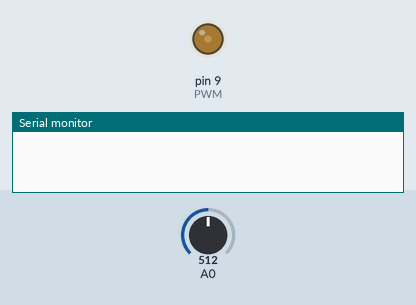
Bench run of a sketch on a simulated Arduino Uno, built with avr-gcc and run on an emulated ATmega328P. On the bench: output pins drawn as LEDs (lit = HIGH), the last lines printed to the serial monitor. Inputs (shaded band) come from the test bench; at power-on: A0 = 512.

Above: at 0.05 s.
At 2.0 s:
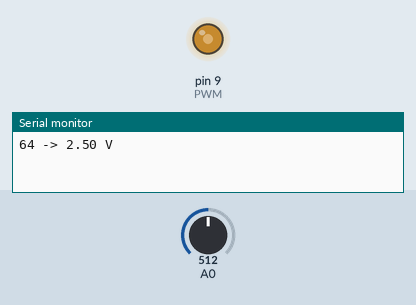
At 3.0 s:
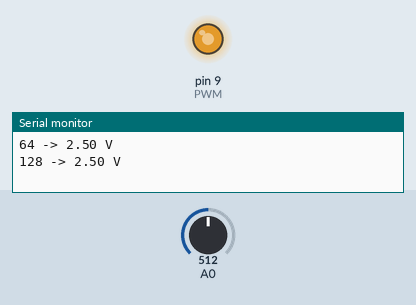
At 4.0 s:
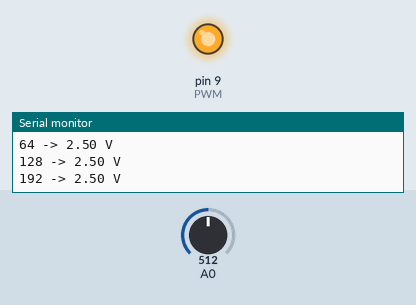
Timing chart, 0 to 5.2 s (numbered marks = the images above):
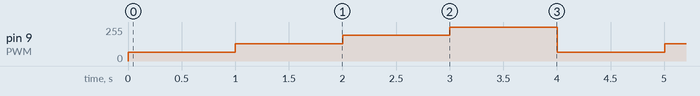

The sketch:

sketch.ino
```cpp
const int PWM = 9;
void setup() { Serial.begin(9600); pinMode(PWM, OUTPUT); }
void loop() {
  for (int r : {64, 128, 192, 255}) {
    analogWrite(PWM, r);
    delay(1000);
    float u = analogRead(A0) * 5.0 / 1023.0;
    Serial.print(r); Serial.print(" -> ");
    Serial.print(u, 2); Serial.println(" V");
  }
}
```

Measured:
- by itself, pin 9 (PWM): repeats every 4.0 s: 128/255 1.0 s, 192/255 1.0 s, 255/255 1.0 s, 64/255 1.0 s
